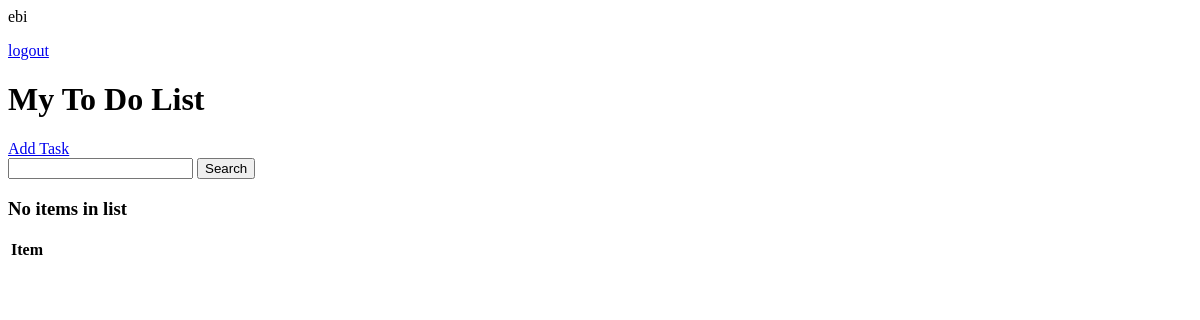
The app's page /todo/ (signed in), older data.
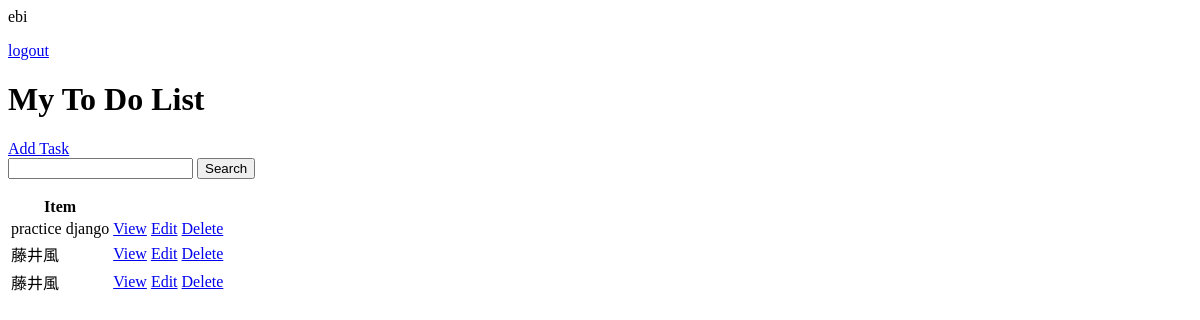
The same page, newer data.
### ebi_todo/models.py (models this page shows, shortened)
class Task(models.Model):
    user = models.ForeignKey(
       User, on_delete=models.CASCADE, null=True, blank=True)
    title = models.CharField(max_length=200)
    description = models.TextField(null=True, blank=True)
    complete = models.BooleanField(default=False)
    created = models.DateTimeField(auto_now_add=True)
    class Meta:
        ordering = ['complete']

### ebi_todo/views.py (the view)
# urls.py: path('',TaskList.as_view(),name='tasks'),
class TaskList(LoginRequiredMixin,ListView):
    model = Task
    context_object_name = 'tasks'
    def get_context_data(self, **kwargs):
        context = super().get_context_data(**kwargs)
        context['tasks'] = context['tasks'].filter(user = self.request.user)
        context['count'] = context['tasks'].filter(complete= False).count()
        search_input = self.request.GET.get('search-area') or ''
        if search_input:
            context['tasks'] = context['tasks'].filter(
            title__icontains = search_input)
        context['search_input'] = search_input
        return context

### templates/ebi_todo/task_list.html
{% if request.user.is_authenticated %}
    <p>{{request.user}}</p>
    <a href='{% url 'logout' %}'>logout</a>
{% else %}
    <a href='{% url 'login' %}'>Login</a>
{% endif %}
<h1>My To Do List</h1>
<a href="{% url 'task-create' %}">Add Task</a>
<form method='GET'>
    <input type='text' name='search-area' value='{{search_input}}'>
    <input type='submit' value='Search'>
</form>
<table>
    <tr>
        <th>Item</th>
    </tr>
    {%for task in tasks %}
    <tr>
      <td>{{task.title}}</td>
      <td><a href="{% url 'task' task.id %}">View</a></td>
      <td><a href="{% url 'task-update' task.id %}">Edit</a></td>
      <td><a href="{% url 'task-delete' task.id %}">Delete</a></td>
    </tr>
    {%empty%}
      <h3>No items in list</h3>
    {%endfor%}
</table>

Row changes from the older to the newer data that the page shows:
added Task: title "practice django"
added Task: title "藤井風"
added Task: title "藤井風"
Text that changed along with them:
text no longer shown: "No items in list"
